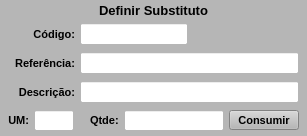
        <widget class="QWidget" name="widget_2" native="true">
         <property name="font">
          <font>
           <pointsize>8</pointsize>
          </font>
         </property>
         <layout class="QHBoxLayout" name="horizontalLayout_13">
          <property name="spacing">
           <number>0</number>
          </property>
          <property name="leftMargin">
           <number>0</number>
          </property>
          <property name="topMargin">
           <number>0</number>
          </property>
          <property name="rightMargin">
           <number>0</number>
          </property>
          <property name="bottomMargin">
           <number>0</number>
          </property>
          <item>
           <widget class="QWidget" name="widget_Subs" native="true">
            <property name="minimumSize">
             <size>
              <width>0</width>
              <height>0</height>
             </size>
            </property>
            <property name="font">
             <font>
              <pointsize>8</pointsize>
             </font>
            </property>
            <property name="styleSheet">
             <string notr="true">background-color: rgb(182, 182, 182);</string>
            </property>
            <layout class="QVBoxLayout" name="verticalLayout_5">
             <property name="spacing">
              <number>3</number>
             </property>
             <property name="leftMargin">
              <number>3</number>
             </property>
             <property name="topMargin">
              <number>3</number>
             </property>
             <property name="rightMargin">
              <number>3</number>
             </property>
             <property name="bottomMargin">
              <number>3</number>
             </property>
             <item>
              <widget class="QLabel" name="label_29">
               <property name="font">
                <font>
                 <pointsize>10</pointsize>
                 <weight>75</weight>
                 <bold>true</bold>
                </font>
               </property>
               <property name="text">
                <string>Definir Substituto</string>
               </property>
               <property name="alignment">
                <set>Qt::AlignCenter</set>
               </property>
              </widget>
             </item>
             <item>
              <widget class="QWidget" name="widget_12" native="true">
               <property name="font">
                <font>
                 <pointsize>8</pointsize>
                </font>
               </property>
               <property name="styleSheet">
                <string notr="true"/>
               </property>
               <layout class="QHBoxLayout" name="horizontalLayout_11">
                <property name="spacing">
                 <number>5</number>
                </property>
                <property name="leftMargin">
                 <number>5</number>
                </property>
                <property name="topMargin">
                 <number>2</number>
                </property>
                <property name="rightMargin">
                 <number>5</number>
                </property>
                <property name="bottomMargin">
                 <number>2</number>
                </property>
                <item>
                 <widget class="QLabel" name="label_30">
                  <property name="sizePolicy">
                   <sizepolicy hsizetype="Preferred" vsizetype="Preferred">
                    <horstretch>0</horstretch>
                    <verstretch>0</verstretch>
                   </sizepolicy>
                  </property>
                  <property name="maximumSize">
                   <size>
                    <width>67</width>
                    <height>16777215</height>
                   </size>
                  </property>
                  <property name="font">
                   <font>
                    <pointsize>8</pointsize>
                    <weight>75</weight>
                    <bold>true</bold>
                   </font>
                  </property>
                  <property name="text">
                   <string>Código:</string>
                  </property>
                  <property name="alignment">
                   <set>Qt::AlignRight|Qt::AlignTrailing|Qt::AlignVCenter</set>
                  </property>
                 </widget>
                </item>
                <item>
                 <widget class="QLineEdit" name="line_Cod_Subs">
                  <property name="sizePolicy">
                   <sizepolicy hsizetype="Preferred" vsizetype="Preferred">
                    <horstretch>0</horstretch>
                    <verstretch>0</verstretch>
                   </sizepolicy>
                  </property>
                  <property name="maximumSize">
                   <size>
                    <width>140</width>
                    <height>16777215</height>
                   </size>
                  </property>
                  <property name="font">
                   <font>
                    <pointsize>8</pointsize>
                   </font>
                  </property>
                  <property name="styleSheet">
                   <string notr="true">background-color: rgb(255, 255, 255);</string>
                  </property>
                 </widget>
                </item>
                <item>
                 <widget class="QLabel" name="label_36">
                  <property name="font">
                   <font>
                    <pointsize>8</pointsize>
                   </font>
                  </property>
                  <property name="text">
                   <string/>
                  </property>
                 </widget>
                </item>
               </layout>
              </widget>
             </item>
             <item>
              <widget class="QWidget" name="widget_18" native="true">
               <property name="font">
                <font>
                 <pointsize>8</pointsize>
                </font>
               </property>
               <property name="styleSheet">
                <string notr="true"/>
               </property>
               <layout class="QHBoxLayout" name="horizontalLayout_16">
                <property name="spacing">
                 <number>5</number>
                </property>
                <property name="leftMargin">
                 <number>5</number>
                </property>
                <property name="topMargin">
                 <number>2</number>
                </property>
                <property name="rightMargin">
                 <number>5</number>
                </property>
                <property name="bottomMargin">
                 <number>2</number>
                </property>
                <item>
                 <widget class="QLabel" name="label_31">
                  <property name="sizePolicy">
                   <sizepolicy hsizetype="Preferred" vsizetype="Preferred">
                    <horstretch>0</horstretch>
                    <verstretch>0</verstretch>
                   </sizepolicy>
                  </property>
                  <property name="maximumSize">
                   <size>
                    <width>67</width>
                    <height>16777215</height>
                   </size>
                  </property>
                  <property name="font">
                   <font>
                    <pointsize>8</pointsize>
                    <weight>75</weight>
                    <bold>true</bold>
                   </font>
                  </property>
                  <property name="text">
                   <string>Referência:</string>
                  </property>
                  <property name="alignment">
                   <set>Qt::AlignRight|Qt::AlignTrailing|Qt::AlignVCenter</set>
                  </property>
                 </widget>
                </item>
                <item>
                 <widget class="QLineEdit" name="line_Ref_Subs">
                  <property name="sizePolicy">
                   <sizepolicy hsizetype="Preferred" vsizetype="Preferred">
                    <horstretch>0</horstretch>
                    <verstretch>0</verstretch>
                   </sizepolicy>
                  </property>
                  <property name="font">
                   <font>
                    <pointsize>8</pointsize>
                   </font>
                  </property>
                  <property name="styleSheet">
                   <string notr="true">background-color: rgb(255, 255, 255);</string>
                  </property>
                  <property name="alignment">
                   <set>Qt::AlignLeading|Qt::AlignLeft|Qt::AlignVCenter</set>
                  </property>
                  <property name="readOnly">
                   <bool>true</bool>
                  </property>
                 </widget>
                </item>
               </layout>
              </widget>
             </item>
             <item>
              <widget class="QWidget" name="widget_19" native="true">
               <property name="font">
                <font>
                 <pointsize>8</pointsize>
                </font>
               </property>
               <property name="styleSheet">
                <string notr="true"/>
               </property>
               <layout class="QHBoxLayout" name="horizontalLayout_17">
                <property name="spacing">
                 <number>5</number>
                </property>
                <property name="leftMargin">
                 <number>5</number>
                </property>
                <property name="topMargin">
                 <number>2</number>
                </property>
                <property name="rightMargin">
                 <number>5</number>
                </property>
                <property name="bottomMargin">
                 <number>2</number>
                </property>
                <item>
                 <widget class="QLabel" name="label_32">
                  <property name="sizePolicy">
                   <sizepolicy hsizetype="Preferred" vsizetype="Preferred">
                    <horstretch>0</horstretch>
                    <verstretch>0</verstretch>
                   </sizepolicy>
                  </property>
                  <property name="maximumSize">
                   <size>
                    <width>67</width>
                    <height>16777215</height>
                   </size>
                  </property>
                  <property name="font">
                   <font>
                    <pointsize>8</pointsize>
                    <weight>75</weight>
                    <bold>true</bold>
                   </font>
                  </property>
                  <property name="text">
                   <string>Descrição:</string>
                  </property>
                  <property name="alignment">
                   <set>Qt::AlignRight|Qt::AlignTrailing|Qt::AlignVCenter</set>
                  </property>
                 </widget>
                </item>
                <item>
                 <widget class="QLineEdit" name="line_Descricao_Subs">
                  <property name="sizePolicy">
                   <sizepolicy hsizetype="Preferred" vsizetype="Preferred">
                    <horstretch>0</horstretch>
                    <verstretch>0</verstretch>
                   </sizepolicy>
                  </property>
                  <property name="font">
                   <font>
                    <pointsize>8</pointsize>
                   </font>
                  </property>
                  <property name="styleSheet">
                   <string notr="true">background-color: rgb(255, 255, 255);</string>
                  </property>
                  <property name="text">
                   <string/>
                  </property>
                  <property name="cursorPosition">
                   <number>0</number>
                  </property>
                  <property name="readOnly">
                   <bool>true</bool>
                  </property>
                 </widget>
                </item>
               </layout>
              </widget>
             </item>
             <item>
              <widget class="QWidget" name="widget_21" native="true">
               <property name="font">
                <font>
                 <pointsize>8</pointsize>
                </font>
               </property>
               <property name="styleSheet">
                <string notr="true"/>
               </property>
               <layout class="QHBoxLayout" name="horizontalLayout_19">
                <property name="spacing">
                 <number>5</number>
                </property>
                <property name="leftMargin">
                 <number>5</number>
                </property>
                <property name="topMargin">
                 <number>2</number>
                </property>
                <property name="rightMargin">
                 <number>5</number>
                </property>
                <property name="bottomMargin">
                 <number>2</number>
                </property>
                <item>
                 <widget class="QLabel" name="label_35">
                  <property name="sizePolicy">
                   <sizepolicy hsizetype="Preferred" vsizetype="Preferred">
                    <horstretch>0</horstretch>
                    <verstretch>0</verstretch>
                   </sizepolicy>
                  </property>
                  <property name="maximumSize">
                   <size>
                    <width>67</width>
                    <height>16777215</height>
                   </size>
                  </property>
                  <property name="font">
                   <font>
                    <pointsize>8</pointsize>
                    <weight>75</weight>
                    <bold>true</bold>
                   </font>
                  </property>
                  <property name="text">
                   <string>UM:</string>
                  </property>
                  <property name="alignment">
                   <set>Qt::AlignRight|Qt::AlignTrailing|Qt::AlignVCenter</set>
                  </property>
                 </widget>
                </item>
                <item>
                 <widget class="QLineEdit" name="line_UM_Subs">
                  <property name="sizePolicy">
                   <sizepolicy hsizetype="Preferred" vsizetype="Preferred">
                    <horstretch>0</horstretch>
                    <verstretch>0</verstretch>
                   </sizepolicy>
                  </property>
                  <property name="minimumSize">
                   <size>
                    <width>0</width>
                    <height>0</height>
                   </size>
                  </property>
                  <property name="maximumSize">
                   <size>
                    <width>40</width>
                    <height>16777215</height>
                   </size>
                  </property>
                  <property name="font">
                   <font>
                    <pointsize>8</pointsize>
                   </font>
                  </property>
                  <property name="cursor">
                   <cursorShape>IBeamCursor</cursorShape>
                  </property>
                  <property name="styleSheet">
                   <string notr="true">background-color: rgb(255, 255, 255);</string>
                  </property>
                  <property name="inputMask">
                   <string/>
                  </property>
                  <property name="text">
                   <string/>
                  </property>
                  <property name="frame">
                   <bool>true</bool>
                  </property>
                  <property name="echoMode">
                   <enum>QLineEdit::Normal</enum>
                  </property>
                  <property name="alignment">
                   <set>Qt::AlignCenter</set>
                  </property>
                  <property name="readOnly">
                   <bool>true</bool>
                  </property>
                 </widget>
                </item>
                <item>
                 <widget class="QLabel" name="label_38">
                  <property name="font">
                   <font>
                    <pointsize>8</pointsize>
                   </font>
                  </property>
                  <property name="text">
                   <string/>
                  </property>
                 </widget>
                </item>
                <item>
                 <widget class="QLabel" name="label_34">
                  <property name="sizePolicy">
                   <sizepolicy hsizetype="Preferred" vsizetype="Preferred">
                    <horstretch>0</horstretch>
                    <verstretch>0</verstretch>
                   </sizepolicy>
                  </property>
                  <property name="maximumSize">
                   <size>
                    <width>34</width>
                    <height>16777215</height>
                   </size>
                  </property>
                  <property name="font">
                   <font>
                    <pointsize>8</pointsize>
                    <weight>75</weight>
                    <bold>true</bold>
                   </font>
                  </property>
                  <property name="text">
                   <string>Qtde:</string>
                  </property>
                  <property name="alignment">
                   <set>Qt::AlignLeading|Qt::AlignLeft|Qt::AlignVCenter</set>
                  </property>
                 </widget>
                </item>
                <item>
                 <widget class="QLineEdit" name="line_Qtde_Subs">
                  <property name="sizePolicy">
                   <sizepolicy hsizetype="Preferred" vsizetype="Preferred">
                    <horstretch>0</horstretch>
                    <verstretch>0</verstretch>
                   </sizepolicy>
                  </property>
                  <property name="maximumSize">
                   <size>
                    <width>100</width>
                    <height>16777215</height>
                   </size>
                  </property>
                  <property name="font">
                   <font>
                    <pointsize>8</pointsize>
                   </font>
                  </property>
                  <property name="cursor">
                   <cursorShape>IBeamCursor</cursorShape>
                  </property>
                  <property name="styleSheet">
                   <string notr="true">background-color: rgb(255, 255, 255);</string>
                  </property>
                  <property name="inputMask">
                   <string/>
                  </property>
                  <property name="text">
                   <string/>
                  </property>
                  <property name="frame">
                   <bool>true</bool>
                  </property>
                  <property name="echoMode">
                   <enum>QLineEdit::Normal</enum>
                  </property>
                  <property name="alignment">
                   <set>Qt::AlignCenter</set>
                  </property>
                 </widget>
                </item>
                <item>
                 <widget class="QPushButton" name="btn_Consome_Subs">
                  <property name="sizePolicy">
                   <sizepolicy hsizetype="Preferred" vsizetype="Preferred">
                    <horstretch>0</horstretch>
                    <verstretch>0</verstretch>
                   </sizepolicy>
                  </property>
                  <property name="maximumSize">
                   <size>
                    <width>70</width>
                    <height>20</height>
                   </size>
                  </property>
                  <property name="font">
                   <font>
                    <pointsize>8</pointsize>
                    <weight>75</weight>
                    <bold>true</bold>
                   </font>
                  </property>
                  <property name="cursor">
                   <cursorShape>PointingHandCursor</cursorShape>
                  </property>
                  <property name="layoutDirection">
                   <enum>Qt::LeftToRight</enum>
                  </property>
                  <property name="autoFillBackground">
                   <bool>false</bool>
                  </property>
                  <property name="text">
                   <string>Consumir</string>
                  </property>
                  <property name="checkable">
                   <bool>false</bool>
                  </property>
                  <property name="autoDefault">
                   <bool>false</bool>
                  </property>
                  <property name="default">
                   <bool>false</bool>
                  </property>
                  <property name="flat">
                   <bool>false</bool>
                  </property>
                 </widget>
                </item>
               </layout>
              </widget>
             </item>
            </layout>
           </widget>
          </item>
         </layout>
        </widget>
